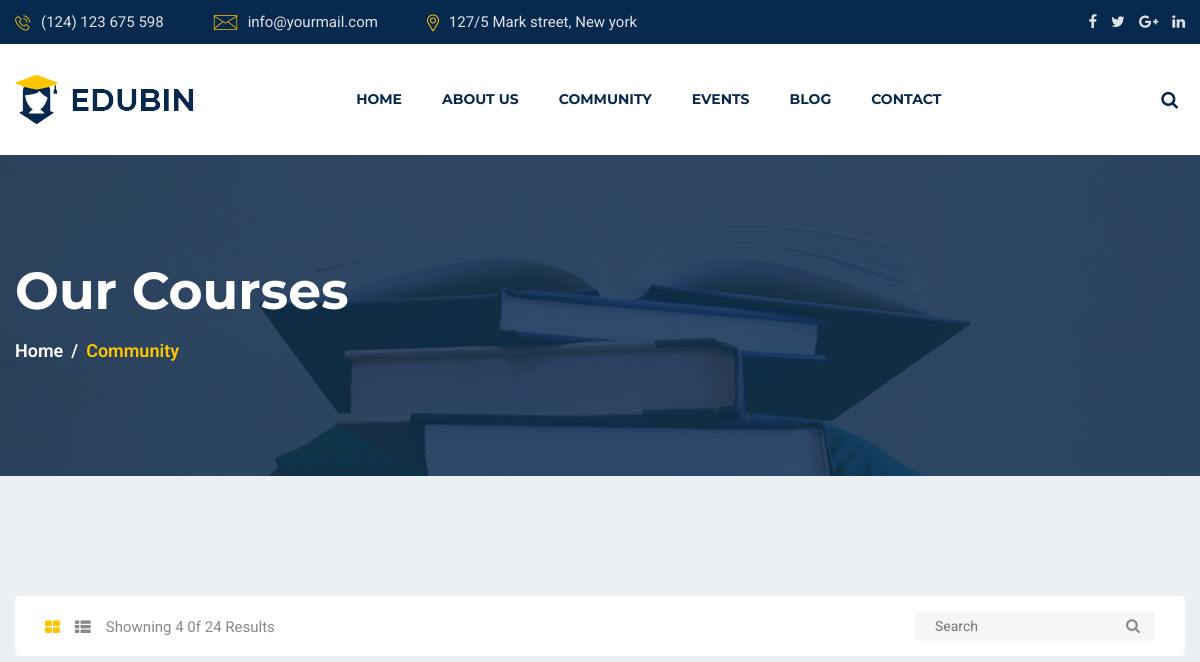
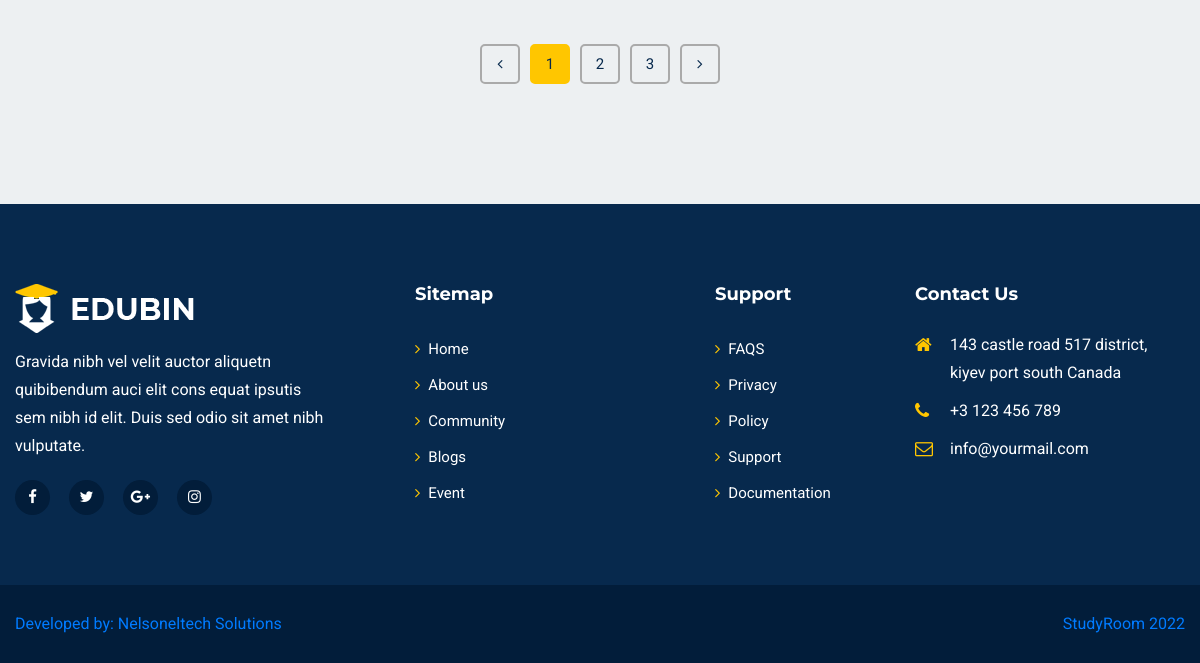
The app's page /community/, older data (2 pictures, top to bottom).
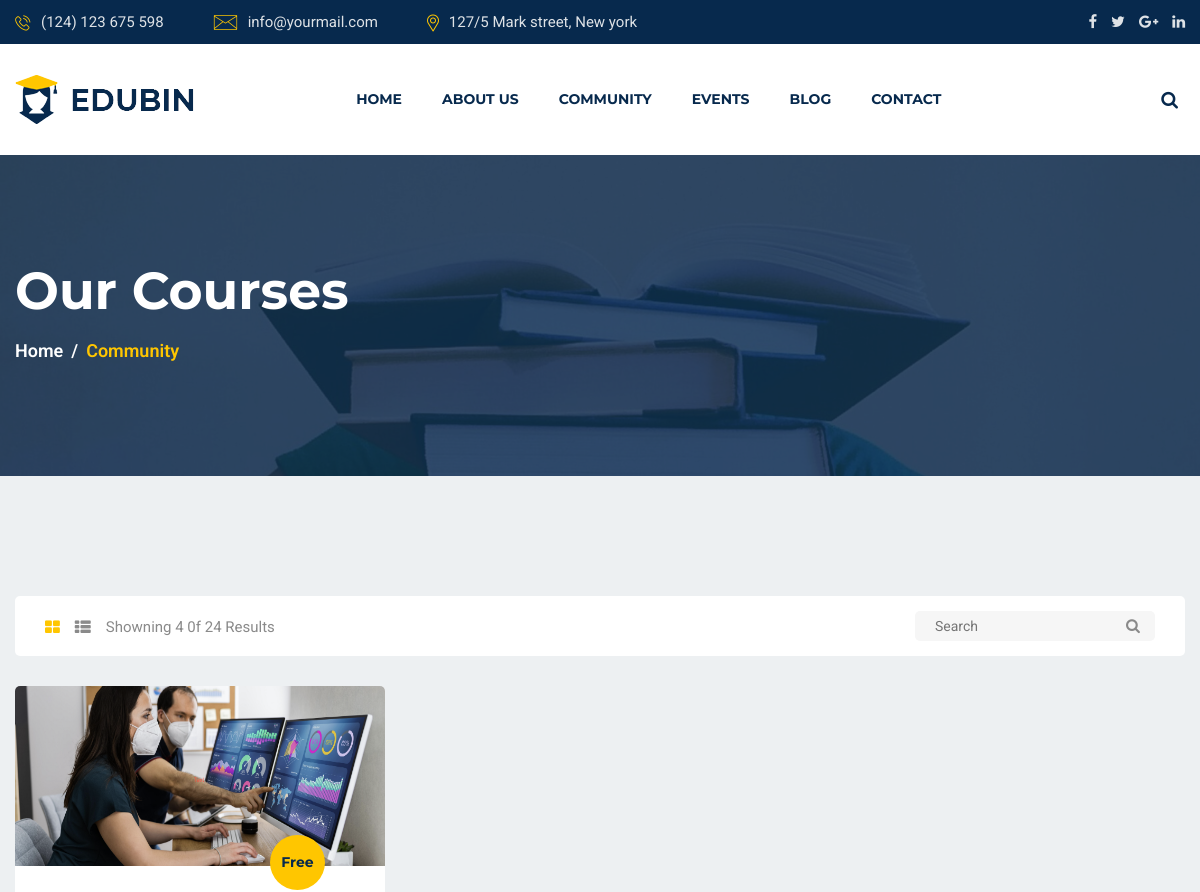
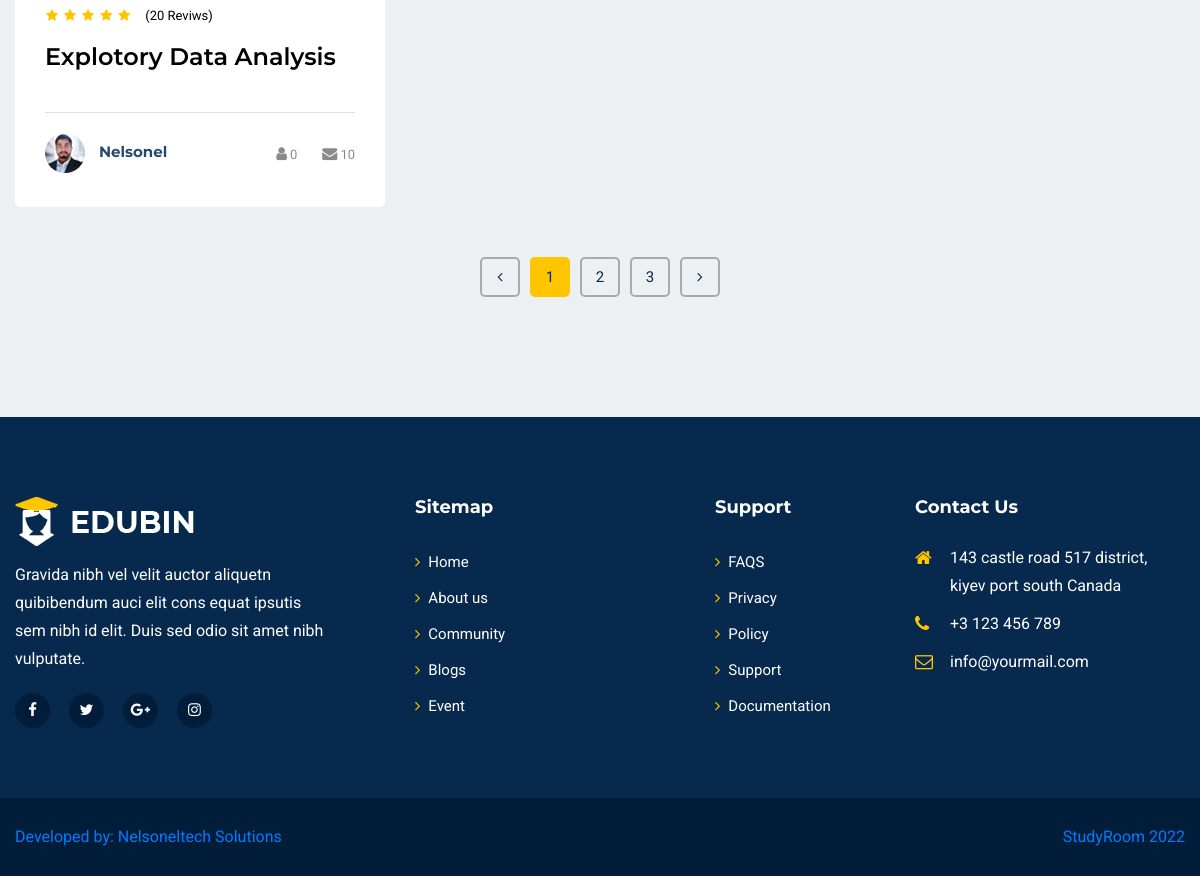
The same page, newer data (2 pictures, top to bottom).
### base/models.py (models this page shows, shortened)
class Forum(models.Model):
    host = models.ForeignKey(User, on_delete=models.SET_NULL, null=True)
    category = models.ForeignKey(Category, on_delete=models.SET_NULL, null=True)
    image = models.ImageField(upload_to='image', null=True)
    title = models.CharField(max_length=200)
    description = models.TextField(null=True, blank=True)
    participants = models.ManyToManyField(User, related_name='participants', blank=True)
    updated = models.DateTimeField(auto_now=True)
    created = models.DateTimeField(auto_now_add=True)
    class Meta:
        ordering = ['-updated', '-created']

### base/views.py (the view)
# urls.py: path('community/', views.community, name='community'),
def community(request):
    forums = Forum.objects.all()
    context = {'forums': forums}
    return render(request, 'base/community.html', context)

### base/templates/base/community.html (shortened to what this page needs)
{% extends 'main.html' %}
{% block content %}
{% load static %}
<section id="page-banner" class="pt-105 pb-110 bg_cover" data-overlay="8" style="background-image: url({% static 'images/page-banner-2.jpg' %})">
    <div class="container">
        <div class="row">
            <div class="col-lg-12">
                <div class="page-banner-cont">
                    <h2>Our Courses</h2>
                    <nav aria-label="breadcrumb">
                        <ol class="breadcrumb">
                            <li class="breadcrumb-item"><a href="{% url 'home' %}">Home</a></li>
                            <li class="breadcrumb-item active" aria-current="page">Community</li>
                        </ol>
                    </nav>
                </div>
            </div>
        </div>
    </div>
</section>
<section id="courses-part" class="pt-120 pb-120 gray-bg">
    <div class="container">
        <div class="row">
            <div class="col-lg-12">
                <div class="courses-top-search">
                    <ul class="nav float-left" id="myTab" role="tablist">
                        <li class="nav-item">
                            <a class="active" id="courses-grid-tab" data-toggle="tab" href="#courses-grid" role="tab" aria-controls="courses-grid" aria-selected="true"><i class="fa fa-th-large"></i></a>
                        </li>
                        <li class="nav-item">
                            <a id="courses-list-tab" data-toggle="tab" href="#courses-list" role="tab" aria-controls="courses-list" aria-selected="false"><i class="fa fa-th-list"></i></a>
                        </li>
                        <li class="nav-item">Showning 4 0f 24 Results</li>
                    </ul>
                    <div class="courses-search float-right">
                        <form action="#">
                            <input type="text" placeholder="Search">
                            <button type="button"><i class="fa fa-search"></i></button>
                        </form>
                    </div>
                </div>
            </div>
        </div>
        <div class="tab-content" id="myTabContent">
          <div class="tab-pane fade show active" id="courses-grid" role="tabpanel" aria-labelledby="courses-grid-tab">
                <div class="row">
                    {% for forum in forums %}
                    <div class="col-lg-4 col-md-6">
                        <div class="singel-course mt-30">
                            <div class="thum">
                                <div class="image">
                                    <img src="{{forum.image.url}}" width="100%" height="180" alt="Course">
                                </div>
                                <div class="price">
                                    <span>Free</span>
                                </div>
                            </div>
                            <div class="cont">
                                <ul>
                                    <li><i class="fa fa-star"></i></li>
                                    <li><i class="fa fa-star"></i></li>
                                    <li><i class="fa fa-star"></i></li>
                                    <li><i class="fa fa-star"></i></li>
                                    <li><i class="fa fa-star"></i></li>
                                </ul>
                                <span>(20 Reviws)</span>
                                <a href="{% url 'forum' forum.id %}"><h4>{{forum.title}}</h4></a>
                                <div class="course-teacher">
                                    <div class="thum">
                                        <a href="#"><img src="{% static 'images/course/teacher/t-1.jpg' %}" alt="teacher"></a>
                                    </div>
                                    <div class="name">
                                        <a href="#"><h6>{{forum.host}}</h6></a>
                                    </div>
                                    <div class="admin">
                                        <ul>
                                            <li><a href="#"><i class="fa fa-user"></i><span>{{forum.participants.count}}</span></a></li>
                                            <li><a href="#"><i class="fa fa-envelope"></i><span>10</span></a></li>
                                        </ul>
                                    </div>
                                </div>
                            </div>
                        </div>
                    </div>
                    {% endfor %}
                </div>
            </div>
        </div>
        <div class="row">
            <div class="col-lg-12">
                <nav class="courses-pagination mt-50">
                    <ul class="pagination justify-content-center">
                        <li class="page-item">
                            <a href="#" aria-label="Previous">
                                <i class="fa fa-angle-left"></i>
                            </a>
                        </li>
                        <li class="page-item"><a class="active" href="#">1</a></li>
                        <li class="page-item"><a href="#">2</a></li>
                        <li class="page-item"><a href="#">3</a></li>
                        <li class="page-item">
                            <a href="#" aria-label="Next">
                                <i class="fa fa-angle-right"></i>
                            </a>
                        </li>
                    </ul>
                </nav>
            </div>
        </div>
    </div>
</section>
{% endblock %}

### templates/main.html (shortened to what this page needs)
{% load static %}
<!doctype html>
<html lang="en">
<head>
    <link rel="stylesheet" href="{% static 'css/slick.css' %}">
    <link rel="stylesheet" href="{% static 'css/animate.css' %}">
    <link rel="stylesheet" href="{% static 'css/nice-select.css' %}">
    <link rel="stylesheet" href="{% static 'css/jquery.nice-number.min.css' %}">
    <link rel="stylesheet" href="{% static 'css/magnific-popup.css' %}">
    <link rel="stylesheet" href="{% static 'css/bootstrap.min.css' %}">
    <link rel="stylesheet" href="{% static 'css/font-awesome.min.css' %}">
    <link rel="stylesheet" href="{% static 'css/default.css' %}">
    <link rel="stylesheet" href="{% static 'css/style.css' %}">
    <link rel="stylesheet" href="{% static 'css/responsive.css' %}">
</head>
<body>
    {% include 'header.html' %}
    {% block content %}
    {% endblock %}
    {% include 'footer.html' %}
</body>
</html>

### templates/header.html (shortened to what this page needs)
{% load static %}
<header id="header-part">
    <div class="header-top d-none d-md-block">
        <div class="container">
            <div class="row align-items-center">
                <div class="col-lg-8">
                    <div class="header-contact text-lg-left text-center">
                        <ul>
                            <li><img src="{% static 'images/all-icon/call.png' %}" alt="icon"><span>(124) 123 675 598</span></li>
                            <li><img src="{% static 'images/all-icon/email.png' %}" alt="icon"><span>info@yourmail.com</span></li>
                            <li><img src="{% static 'images/all-icon/map.png' %}" alt="icon"><span>127/5 Mark street, New york</span></li>
                        </ul>
                    </div>
                </div>
                <div class="col-lg-4">
                    <div class="header-social text-lg-right text-center">
                        <ul>
                            <li><a href="#"><i class="fa fa-facebook-f"></i></a></li>
                            <li><a href="#"><i class="fa fa-twitter"></i></a></li>
                            <li><a href="#"><i class="fa fa-google-plus"></i></a></li>
                            <li><a href="#"><i class="fa fa-linkedin"></i></a></li>
                        </ul>
                    </div>
                </div>
            </div>
        </div>
    </div>
    <div class="navigation navigation-2">
        <div class="container">
            <div class="row no-gutters">
                <div class="col-lg-11 col-md-10 col-sm-9 col-9">
                    <nav class="navbar navbar-expand-lg ml-auto">
                        <a class="navbar-brand" href="{% url 'home' %}">
                            <img src="{% static 'images/logo.png' %}" alt="Logo">
                        </a>
                        <div class="collapse navbar-collapse sub-menu-bar" id="navbarSupportedContent">
                            <ul class="navbar-nav m-auto">
                                <li class="nav-item">
                                    <a href="{% url 'home' %}">Home</a>
                                </li>
                                <li class="nav-item">
                                    <a href="{% url 'about' %}">About us</a>
                                </li>
                                <li class="nav-item">
                                    <a href="{% url 'community' %}">Community</a>
                                </li>
                                <li class="nav-item">
                                    <a href="{% url 'event' %}">Events</a>
                                </li>
                                <li class="nav-item">
                                    <a href="{% url 'blog' %}">Blog</a>
                                </li>
                                <li class="nav-item">
                                    <a href="{% url 'contact' %}">Contact</a>
                                </li>
                            </ul>
                        </div>
                    </nav>
                </div>
                <div class="col-lg-1 col-md-2 col-sm-3 col-3">
                    <div class="right-icon text-right">
                        <ul>
                            <li><a href="#" id="search"><i class="fa fa-search"></i></a></li>
                        </ul>
                    </div>
                </div>
            </div>
        </div>
    </div>
</header>

### templates/footer.html
{% load static %}
<footer id="footer-part">
    <div class="footer-top pt-40 pb-70">
        <div class="container">
            <div class="row">
                <div class="col-lg-4 col-md-6">
                    <div class="footer-about mt-40">
                        <div class="logo">
                            <a href="#"><img src="{% static 'images/logo-2.png' %}" alt="Logo"></a>
                        </div>
                        <p>Gravida nibh vel velit auctor aliquetn quibibendum auci elit cons equat ipsutis sem nibh id elit. Duis sed odio sit amet nibh vulputate.</p>
                        <ul class="mt-20">
                            <li><a href="#"><i class="fa fa-facebook-f"></i></a></li>
                            <li><a href="#"><i class="fa fa-twitter"></i></a></li>
                            <li><a href="#"><i class="fa fa-google-plus"></i></a></li>
                            <li><a href="#"><i class="fa fa-instagram"></i></a></li>
                        </ul>
                    </div>
                </div>
                <div class="col-lg-3 col-md-6 col-sm-6">
                    <div class="footer-link mt-40">
                        <div class="footer-title pb-25">
                            <h6>Sitemap</h6>
                        </div>
                        <ul>
                            <li><a href="{% url 'home' %}"><i class="fa fa-angle-right"></i>Home</a></li>
                            <li><a href="{% url 'about' %}"><i class="fa fa-angle-right"></i>About us</a></li>
                            <li><a href="{% url 'community' %}"><i class="fa fa-angle-right"></i>Community</a></li>
                            <li><a href="{% url 'blog' %}"><i class="fa fa-angle-right"></i>Blogs</a></li>
                            <li><a href="{% url 'event' %}"><i class="fa fa-angle-right"></i>Event</a></li>
                        </ul>
                    </div>
                </div>
                <div class="col-lg-2 col-md-6 col-sm-6">
                    <div class="footer-link support mt-40">
                        <div class="footer-title pb-25">
                            <h6>Support</h6>
                        </div>
                        <ul>
                            <li><a href="#"><i class="fa fa-angle-right"></i>FAQS</a></li>
                            <li><a href="#"><i class="fa fa-angle-right"></i>Privacy</a></li>
                            <li><a href="#"><i class="fa fa-angle-right"></i>Policy</a></li>
                            <li><a href="#"><i class="fa fa-angle-right"></i>Support</a></li>
                            <li><a href="#"><i class="fa fa-angle-right"></i>Documentation</a></li>
                        </ul>
                    </div>
                </div>
                <div class="col-lg-3 col-md-6">
                    <div class="footer-address mt-40">
                        <div class="footer-title pb-25">
                            <h6>Contact Us</h6>
                        </div>
                        <ul>
                            <li>
                                <div class="icon">
                                    <i class="fa fa-home"></i>
                                </div>
                                <div class="cont">
                                    <p>143 castle road 517 district, kiyev port south Canada</p>
                                </div>
                            </li>
                            <li>
                                <div class="icon">
                                    <i class="fa fa-phone"></i>
                                </div>
                                <div class="cont">
                                    <p>+3 123 456 789</p>
                                </div>
                            </li>
                            <li>
                                <div class="icon">
                                    <i class="fa fa-envelope-o"></i>
                                </div>
                                <div class="cont">
                                    <p>info@yourmail.com</p>
                                </div>
                            </li>
                        </ul>
                    </div>
                </div>
            </div>
        </div>
    </div>
    <div class="footer-copyright pt-10 pb-25">
        <div class="container">
            <div class="row">
                <div class="col-md-8">
                    <div class="copyright text-md-left text-center pt-15">
                        <p><a target="_blank" href="https://nelsoneltech.co.ke">Developed by: Nelsoneltech Solutions</a> </p>
                    </div>
                </div>
                <div class="col-md-4">
                    <div class="copyright text-md-right text-center pt-15">
                        <p><a target="_blank" href=""> StudyRoom {% now 'Y' %}</a> </p>
                    </div>
                </div>
            </div>
        </div>
    </div>
</footer>

### assets/css/default.css (style rules this page uses)
.mt-20 { margin-top: 20px; }
.mt-30 { margin-top: 30px; }
.mt-40 { margin-top: 40px; }
.mt-50 { margin-top: 50px; }
.pt-10 { padding-top: 10px; }
.pt-15 { padding-top: 15px; }
.pt-40 { padding-top: 40px; }
.pt-105 { padding-top: 105px; }
.pt-120 { padding-top: 120px; }
.pb-25 { padding-bottom: 25px; }
.pb-70 { padding-bottom: 70px; }
.pb-110 { padding-bottom: 110px; }
.pb-120 { padding-bottom: 120px; }
.gray-bg { background: #edf0f2; }
[data-overlay] { position: relative; }
[data-overlay]::before { background: #07294d none repeat scroll 0 0; content: ""; height: 100%; left: 0; position: absolute; top: 0; width: 100%; z-index: 1; }
[data-overlay="8"]::before { opacity: 0.8; }

Row changes from the older to the newer data that the page shows:
added Forum: image (picture), title "Explotory Data Analysis", host "Nelsonel", participants.count "0"
